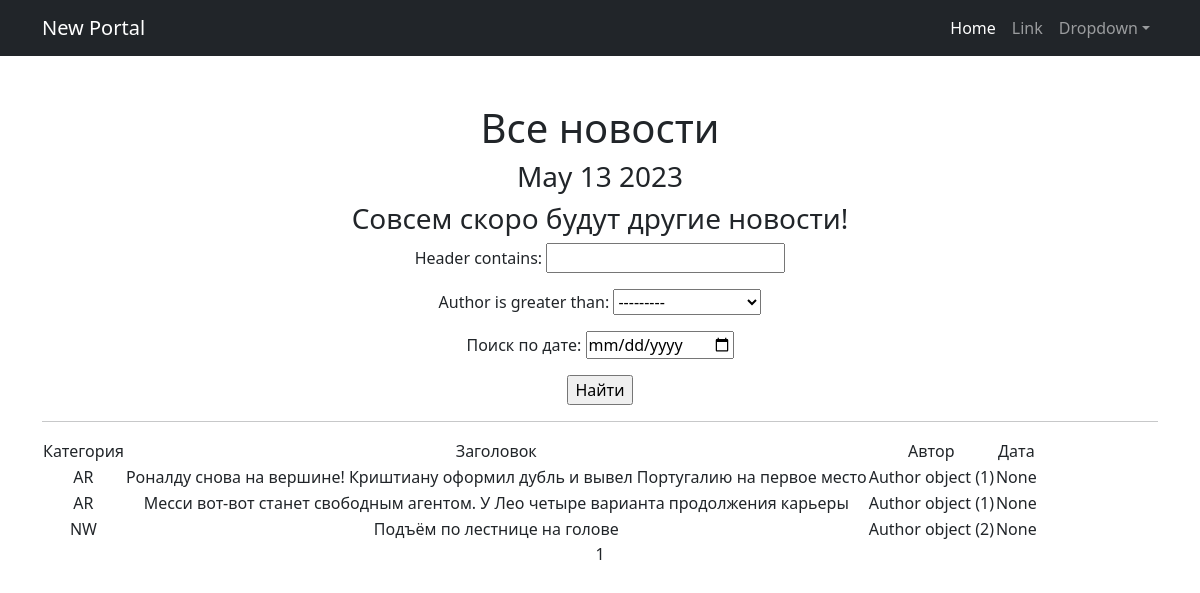
/posts/search/, run on the app's committed database.
### news/models.py (models this page shows, shortened)
class Post(models.Model):
    article = 'AR'
    news = 'NW'
    POST_TYPES = [
        (article, 'статья'),
        (news, 'новость'),
    ]
    author = models.ForeignKey(Author, on_delete = models.CASCADE)
    choice = models.CharField(choices = POST_TYPES, max_length = 2)
    time_post = models.DateTimeField(auto_now_add = True)
    category = models.ManyToManyField(Category, through = 'PostCategory', related_name = 'posts')
    header = models.CharField(max_length = 255)
    text = models.TextField()
    rating_post = models.IntegerField(default = 0)

class Author(models.Model):
    user = models.OneToOneField(User, on_delete = models.CASCADE)
    rating_author = models.IntegerField(default = 0)

### news/views.py (the view)
# urls.py: path('search/', SearchList.as_view(), name='search'),
class SearchList(ListView):
    model = Post
    ordering = 'choice'
    template_name = 'search.html'
    context_object_name = 'search'
    paginate_by = 3
    def get_queryset(self):
        queryset = super().get_queryset()
        self.filterset = SearchFilter(self.request.GET, queryset)
        return self.filterset.qs
    def get_context_data(self, **kwargs):
        context = super().get_context_data(**kwargs)
        context['time_now'] = datetime.utcnow()
        context['next_sale'] = None
        context['filterset'] = self.filterset
        return context

### news/templatetags/censor.py (called while the page is built)
@register.filter()
def censor(value):
    for word in bad_words:
        if word in value:
            censor_word = ''.join(['*' for word in range(len(word))])
            value = value.replace(word, censor_word)
    return value

### news/templatetags/custom_tags.py (called while the page is built)
@register.simple_tag()
def current_time(format_string = '%b %d %Y'):
    return datetime.utcnow().strftime(format_string)

### templates/search.html (shortened to what this page needs)
{% extends 'flatpages/default.html' %}
{% load custom_filters %}
{% load custom_tags %}
{% load censor %}
{% block content %}
    <h1>Все новости</h1>
    <h3>{% current_time '%b %d %Y' %}</h3>
    <h3>{{ next_sale|default_if_none:'Совсем скоро будут другие новости!' }}</h3>
    <form action="" method="get">
        {{ filterset.form.as_p }}
        <input type="submit" value="Найти" />
    </form>
    <hr>
    {% if search %}
        <table>
            <tr>
                <td>Категория</td>
                <td>Заголовок</td>
                <td>Автор</td>
                <td>Дата</td>
            </tr>
            {% for post in search %}
            <tr>
                <td>{{ post.choice }}</td>
                <td>{{ post.header|censor }}</td>
                <td>{{ post.author }}</td>
                <td>{{ post.time_post }}</td>
            </tr>
            {% endfor %}
        </table>
    {% else %}
        <h2>Новостей нет!</h2>
    {% endif %}
    {{ page_obj.number }}
{% endblock content %}

### data on the page
Post: choice "AR", header|censor "Роналду снова на вершине! Криштиану оформил дубль и вывел Португалию на первое место", author "Author object (1)", time_post "None"
Post: choice "AR", header|censor "Месси вот-вот станет свободным агентом. У Лео четыре варианта продолжения карьеры", author "Author object (1)", time_post "None"
Post: choice "NW", header|censor "Подъём по лестнице на голове", author "Author object (2)", time_post "None"

### other printed values
{{ next_sale|default_if_none:'Совсем скоро будут другие новости!' }} "Совсем скоро будут другие новости!"
{{ page_obj.number }} "1"
